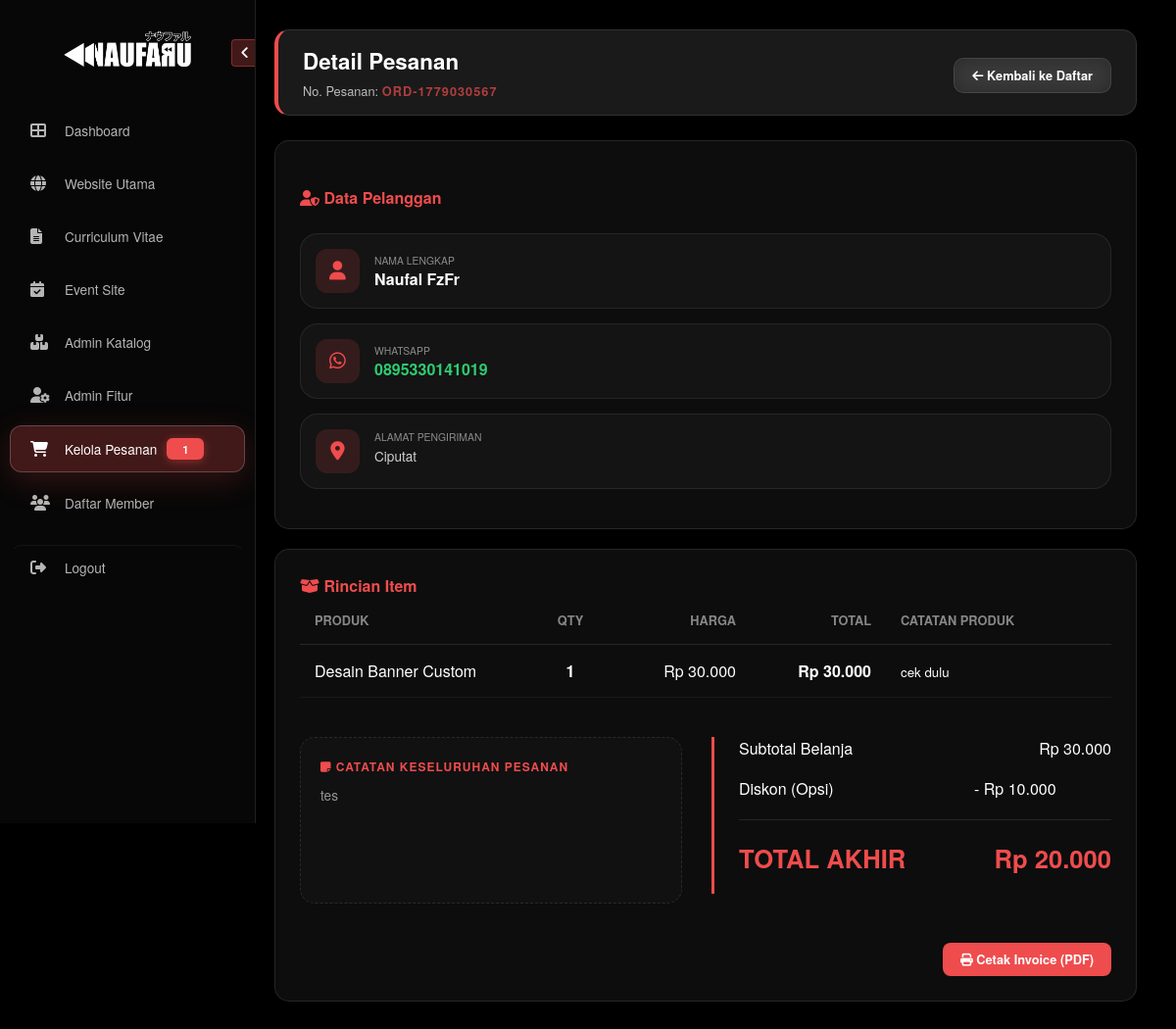
Screenshot of /naufaru-website/admin/detail_pesanan.php?id=18 (signed in) with the database file from the repository.
### tables this page shows
CREATE TABLE `orders` (
  `id` int(11) NOT NULL,
  `order_number` varchar(20) NOT NULL,
  `invoice_number` varchar(50) DEFAULT NULL,
  `invoice_date` date DEFAULT NULL,
  `member_id` int(11) DEFAULT NULL,
  `guest_name` varchar(255) DEFAULT NULL,
  `guest_address` text DEFAULT NULL,
  `total_price` decimal(15,2) DEFAULT 0.00,
  `discount` decimal(15,2) DEFAULT 0.00,
  `status` enum('Pending','Process','Finished','Canceled') DEFAULT 'Pending',
  `is_invoice` tinyint(1) DEFAULT 0,
  `created_at` timestamp NOT NULL DEFAULT current_timestamp(),
  `updated_at` timestamp NOT NULL DEFAULT current_timestamp() ON UPDATE current_timestamp(),
  `catatan` text DEFAULT NULL
);

CREATE TABLE `users_member` (
  `id` int(11) NOT NULL,
  `username` varchar(50) NOT NULL,
  `password` varchar(255) NOT NULL,
  `nama_lengkap` varchar(100) DEFAULT NULL,
  `foto_profil` varchar(255) DEFAULT 'default-member.png',
  `no_hp` varchar(20) NOT NULL,
  `alamat` text NOT NULL,
  `created_at` timestamp NOT NULL DEFAULT current_timestamp()
);

CREATE TABLE `order_items` (
  `id` int(11) NOT NULL,
  `order_id` int(11) NOT NULL,
  `product_id` int(11) NOT NULL,
  `qty` int(11) NOT NULL,
  `price_at_order` decimal(15,2) NOT NULL,
  `catatan_item` text DEFAULT NULL
);

CREATE TABLE `site_products_promo` (
  `id` int(11) NOT NULL,
  `product_name` varchar(255) NOT NULL,
  `product_en` varchar(255) DEFAULT NULL,
  `product_jp` varchar(255) DEFAULT NULL,
  `deskripsi` text DEFAULT NULL,
  `deskripsi_en` text DEFAULT NULL,
  `deskripsi_jp` text DEFAULT NULL,
  `price` decimal(15,2) NOT NULL,
  `kategori` varchar(100) NOT NULL,
  `kategori_en` varchar(100) DEFAULT NULL,
  `kategori_jp` varchar(100) DEFAULT NULL,
  `gambar_produk` varchar(255) DEFAULT 'placeholder.png',
  `stok` int(11) DEFAULT 0,
  `is_active` tinyint(1) DEFAULT 1,
  `created_at` timestamp NOT NULL DEFAULT current_timestamp()
);

### naufaru-website/admin/detail_pesanan.php (the view, shortened to what this page needs)
<?php
include '../config.php';
$order_id = mysqli_real_escape_string($conn, $_GET['id']);
$query_order = mysqli_query($conn, "SELECT o.*, m.nama_lengkap, m.no_hp, m.alamat
                                    FROM orders o
                                    JOIN users_member m ON o.member_id = m.id
                                    WHERE o.id = '$order_id'");
$order = mysqli_fetch_assoc($query_order);
$is_locked = ($order['status'] == 'Finished');
$q_pending = mysqli_query($conn, "SELECT COUNT(*) as total FROM orders WHERE status = 'Pending'");
$total_pending = mysqli_fetch_assoc($q_pending)['total'] ?? 0;
?>
<!DOCTYPE html>
<html lang="id">
<head>
    <link rel="stylesheet" href="https://cdnjs.cloudflare.com/ajax/libs/font-awesome/6.6.0/css/all.min.css">
    <link rel="stylesheet" href="admin_style.css">
</head>
<body>
    <aside class="sidebar" id="sidebar">
        <div class="sidebar-header">
            <img src="../assets/imgs/logo-white.png" alt="Logo" class="sidebar-logo">
            <button class="toggle-btn" id="toggleBtn"><i class="fas fa-angle-left" id="toggleIcon"></i></button>
        </div>
        <nav>
            <a href="admin_dashboard.php" class="nav-link"><i class="fas fa-th-large"></i> <span class="scramble-text" data-value="Dashboard">Dashboard</span></a>
            <a href="main_website.php" class="nav-link"><i class="fas fa-globe"></i> <span class="scramble-text" data-value="Website Utama">Website Utama</span></a>
            <a href="#" class="nav-link"><i class="fas fa-file-alt"></i> <span class="scramble-text" data-value="Curriculum Vitae">Curriculum Vitae</span></a>
            <a href="#" class="nav-link"><i class="fas fa-calendar-check"></i> <span class="scramble-text" data-value="Event Site">Event Site</span></a>
            <a href="admin_katalog.php" class="nav-link"><i class="fas fa-boxes"></i> <span class="scramble-text" data-value="Admin Katalog">Admin Katalog</span></a>
            <a href="admin_fitur.php" class="nav-link"><i class="fas fa-user-cog"></i> <span class="scramble-text" data-value="Admin Fitur">Admin Fitur</span></a>
            <a href="kelola_pesanan.php" class="nav-link active">
                <i class="fas fa-shopping-cart"></i>
                <span class="scramble-text" data-value="Kelola Pesanan">Kelola Pesanan</span>
                <?php if($total_pending > 0): ?>
                    <span class="pending-badge"><?= $total_pending ?></span>
                <?php endif; ?>
            </a>
            <a href="admin_member.php" class="nav-link"><i class="fas fa-users"></i> <span class="scramble-text" data-value="Daftar Member">Daftar Member</span></a>
            <a href="logout.php" class="nav-link logout-link"><i class="fas fa-sign-out-alt"></i> <span class="scramble-text" data-value="Logout">Logout</span></a>
        </nav>
    </aside>
    <main class="main-content">
        <div class="glass-card welcome-card">
            <div class="header-info">
                <h1 class="m-0">Detail <b>Pesanan</b></h1>
                <p class="m-0 opacity-75">No. Pesanan: <span style="color:#EF4C4D; font-weight:bold; letter-spacing:1px;"><?= $order['order_number'] ?></span></p>
            </div>
            <a href="kelola_pesanan.php" class="btn-back-naufaru">
                <i class="fas fa-arrow-left me-2"></i> Kembali ke Daftar
            </a>
        </div>
        <div class="row" style="margin-top: 25px;">
            <div class="col-md-4">
                <div class="glass-card" style="padding: 25px; height: 100%;">
                    <h4 style="color:#EF4C4D; font-weight:800; margin-bottom: 25px;"><i class="fas fa-user-shield me-2"></i> Data Pelanggan</h4>
                    <div class="info-shape-card">
                        <div class="shape-icon-box"><i class="fas fa-user"></i></div>
                        <div><small style="opacity:0.5; text-transform:uppercase; font-size:0.65rem; display:block;">Nama Lengkap</small><strong><?= htmlspecialchars($order['nama_lengkap']) ?></strong></div>
                    </div>
                    <div class="info-shape-card">
                        <div class="shape-icon-box"><i class="fab fa-whatsapp"></i></div>
                        <div><small style="opacity:0.5; text-transform:uppercase; font-size:0.65rem; display:block;">WhatsApp</small><strong style="color:#2ecc71;"><?= $order['no_hp'] ?></strong></div>
                    </div>
                    <div class="info-shape-card" style="align-items: flex-start;">
                        <div class="shape-icon-box"><i class="fas fa-map-marker-alt"></i></div>
                        <div><small style="opacity:0.5; text-transform:uppercase; font-size:0.65rem; display:block;">Alamat Pengiriman</small><strong style="font-weight:normal; font-size:0.85rem; opacity:0.8;"><?= nl2br(htmlspecialchars($order['alamat'])) ?></strong></div>
                    </div>
                </div>
            </div>
            <div class="col-md-8">
                <form action="" method="POST" id="form-main-update">
                    <div class="glass-card" style="padding: 25px;">
                        <div class="d-flex justify-content-between align-items-center mb-3">
                            <h4 style="color:#EF4C4D; font-weight:800; margin: 0;"><i class="fas fa-box-open me-2"></i> Rincian Item</h4>
                        </div>
                        <table class="table-detail">
                            <thead>
                                <tr>
                                    <th style="width: 25%;">Produk</th>
                                    <th style="text-align:center; width: 10%;">Qty</th>
                                    <th style="text-align:right; width: 15%;">Harga</th>
                                    <th style="text-align:right; width: 15%;">Total</th>
                                    <th style="width: 25%;">Catatan Produk</th>
                                </tr>
                            </thead>
                            <tbody>
                                <?php
                                $subtotal_items = 0;
                                $items_query = mysqli_query($conn, "SELECT oi.*, p.product_name FROM order_items oi JOIN site_products_promo p ON oi.product_id = p.id WHERE oi.order_id = '$order_id'");
                                while($it = mysqli_fetch_assoc($items_query)):
                                    $row_total = $it['qty'] * $it['price_at_order'];
                                    $subtotal_items += $row_total;
                                ?>
                                <tr>
                                    <td class="fw-bold"><?= $it['product_name'] ?></td>
                                    <td style="text-align:center;">
                                        <?php if(!$is_locked): ?>
                                            <input type="number" name="qty[<?= $it['id'] ?>]" value="<?= $it['qty'] ?>" class="input-qty" min="1">
                                        <?php else: ?>
                                            <b><?= $it['qty'] ?></b>
                                        <?php endif; ?>
                                    </td>
                                    <td style="text-align:right;">Rp <?= number_format($it['price_at_order'], 0, ',', '.') ?></td>
                                    <td style="text-align:right; font-weight:700;">Rp <?= number_format($row_total, 0, ',', '.') ?></td>
                                    <td>
                                        <?php if(!$is_locked): ?>
                                            <input type="text" name="catatan_item[<?= $it['id'] ?>]" value="<?= htmlspecialchars($it['catatan_item'] ?? '') ?>" class="input-discount" style="text-align:left; font-weight:normal; font-size:0.75rem;" placeholder="Ket...">
                                        <?php else: ?>
                                            <small class="opacity-75"><?= htmlspecialchars($it['catatan_item'] ?? '-') ?></small>
                                        <?php endif; ?>
                                    </td>
                                </tr>
                                <?php endwhile; ?>
                            </tbody>
                        </table>
                        <div class="calculation-area">
                            <div class="admin-note-section">
                                <label><i class="fas fa-sticky-note me-1"></i> Catatan Keseluruhan Pesanan</label>
                                <?php if(!$is_locked): ?>
                                    <textarea name="catatan" class="note-textarea" placeholder="Tulis instruksi umum..."><?= htmlspecialchars($order['catatan'] ?? '') ?></textarea>
                                <?php else: ?>
                                    <div class="note-textarea" style="opacity: 0.7;">
                                        <?= !empty($order['catatan']) ? nl2br(htmlspecialchars($order['catatan'])) : '<i>Tidak ada catatan tambahan.</i>' ?>
                                    </div>
                                <?php endif; ?>
                            </div>
                            <div class="summary-container">
                                <div class="summary-row">
                                    <span class="opacity-50">Subtotal Belanja</span>
                                    <span class="fw-bold">Rp <?= number_format($subtotal_items, 0, ',', '.') ?></span>
                                </div>
                                <div class="summary-row">
                                    <span class="opacity-50">Diskon (Opsi)</span>
                                    <div style="width: 140px;">
                                        <?php if(!$is_locked): ?>
                                            <input type="number" name="discount" value="<?= (int)$order['discount'] ?>" class="input-discount">
                                        <?php else: ?>
                                            <span class="text-success fw-bold">- Rp <?= number_format($order['discount'], 0, ',', '.') ?></span>
                                        <?php endif; ?>
                                    </div>
                                </div>
                                <div class="final-total summary-row">
                                    <span>TOTAL AKHIR</span>
                                    <span>Rp <?= number_format($order['total_price'], 0, ',', '.') ?></span>
                                </div>
                            </div>
                        </div>
                        <div style="margin-top: 40px; display: flex; justify-content: flex-end; gap: 15px;">
                            <?php if(!$is_locked): ?>
                                <button type="submit" name="update_order" class="btn-action" style="background: #3498db; border-color: #3498db;">
                                    <i class="fas fa-sync-alt me-2"></i> Update Kalkulasi & Catatan
                                </button>
                                <button type="button" name="generate_invoice_btn" class="btn-action"
                                    style="background: #2ecc71; border-color: #2ecc71;"
                                    onclick="confirmGenerateInvoice()">
                                    <i class="fas fa-file-invoice me-2"></i> Terbitkan Invoice
                                </button>
                                <input type="hidden" name="generate_invoice" id="input-trigger-invoice" value="0">
                            <?php else: ?>
                                <a href="invoice_print.php?id=<?= $order_id ?>" target="_blank" class="btn-action text-decoration-none" style="background: #EF4C4D; border-color: #EF4C4D; color: white;">
                                    <i class="fas fa-print me-2"></i> Cetak Invoice (PDF)
                                </a>
                            <?php endif; ?>
                        </div>
                    </div>
                </form>
            </div>
        </div>
    </main>
</body>
</html>

### rows the page displays
orders: order_number "ORD-1779030567", member.nama_lengkap "Naufal FzFr", member.no_hp "0895330141019", member.alamat "Ciputat", catatan "tes", discount "10.000", total_price "20.000"
order_items: product.product_name "Desain Banner Custom", qty "1", price_at_order "30.000", row_total "30.000", catatan_item "cek dulu"

### other values shown
$total_pending "1"
$subtotal_items "30.000"
